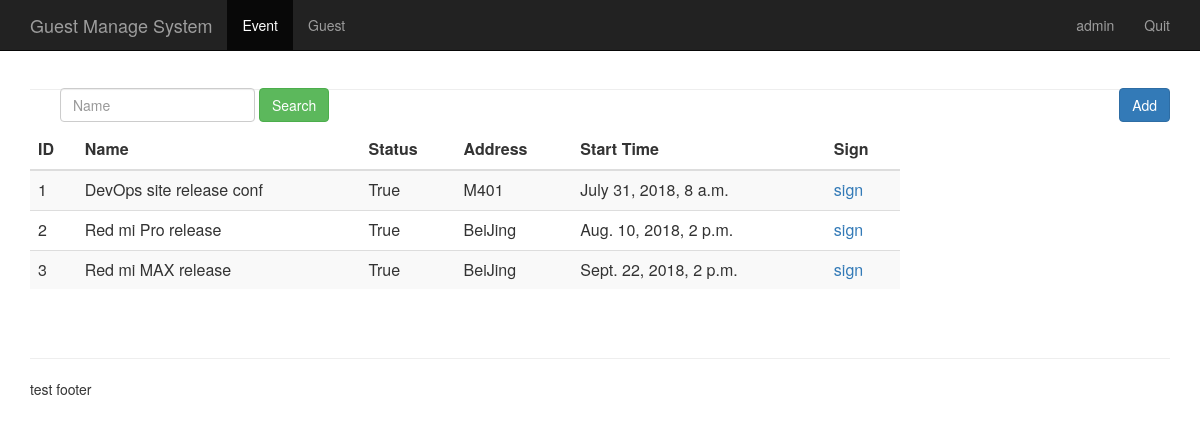
The page /event_manage/ (signed in) on the database as committed earlier.
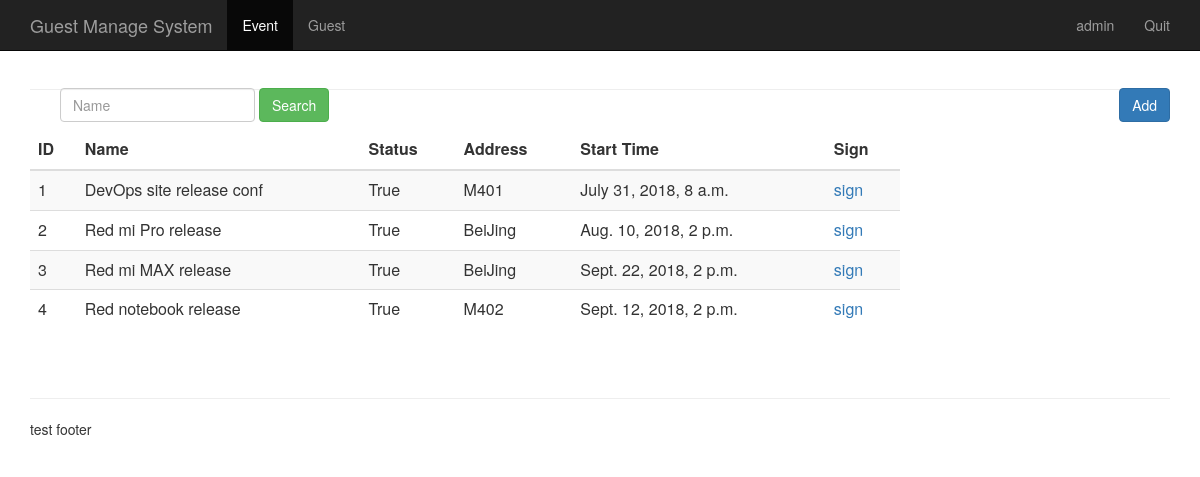
The same page on the database as committed later.
### sign/models.py (models this page shows, shortened)
class Event(models.Model):
    name = models.CharField(max_length=100)
    limit = models.IntegerField()
    status = models.BooleanField()
    address = models.CharField(max_length=200)
    start_time = models.DateTimeField('events time')
    create_time = models.DateTimeField(auto_now = True)

### sign/views.py (the view)
# urls.py: path('event_manage/', views.event_manage),
@login_required
def event_manage(request):
    event_list = Event.objects.all()
    username = request.session.get('user', '')
    return render(request,"event_manage.html", {"user": username,
                                                "events": event_list})

### sign/templates/event_manage.html (shortened to what this page needs)
{% extends "base.html" %}
{% block content %}
    <nav class="navbar navbar-inverse navbar-fixed-top">
      <div class="container">
        <div class="navbar-header">
          <a class="navbar-brand" href="/event_manage/">Guest Manage System</a>
        </div>
        <div id="navbar" class="collapse navbar-collapse">
          <ul class="nav navbar-nav">
            <li class="active"><a href="#">Event</a></li>
            <li><a href="/guest_manage/">Guest</a></li>
          </ul>
          <ul class="nav navbar-nav navbar-right">
           <li><a href="#">{{user}}</a></li>
           <li><a href="/logout/">Quit</a></li>
         </ul>
        </div>
      </div>
    </nav>
<div class="container theme-showcase" role="main">
      <div class="page-header" style="margin-top: 80px;">
        <div id="navbar" class="navbar-collapse collapse" style="float:left;">
          <form class="navbar-form" method="get" action="/search_name/">
            <div class="form-group">
              <input name="name" type="text" placeholder="Name" class="form-control">
            </div>
            <button type="submit" class="btn btn-success">Search</button>
          </form>
        </div>
          <div style="float:right;">
          <button type="submit" class="btn btn-primary" onclick="window.location.href='/add_event/'" style="margin-top: 8px;">Add</button>
        </div>
      </div>
      <div class="row">
        <div class="col-md-6" style="width: 900px;">
          <table class="table table-striped">
            <thead>
              <tr>
                <th>ID</th>
                <th>Name</th>
                <th>Status</th>
                <th>Address</th>
                <th>Start Time</th>
                <th>Sign</th>
              </tr>
            </thead>
            <tbody>
              {% for event in events %}
                <tr>
                  <td>{{ event.id }}</td>
                  <td>{{ event.name }}</td>
                  <td>{{ event.status }}</td>
                  <td>{{ event.address }}</td>
                  <td>{{ event.start_time }}</td>
                  <td>
                    <a href="/sign_index/{{ event.id }}/" target="{{ event.id }}_blank">sign</a>
                  </td>
                </tr>
             {% endfor %}
            </tbody>
          </table>
        </div>
      </div>
</div>
{% endblock %}

Rows that differ between the two databases and show on the page:
added Event: id "4", name "Red notebook release", status "True", address "M402", start_time "Sept. 12, 2018, 2 p.m."
